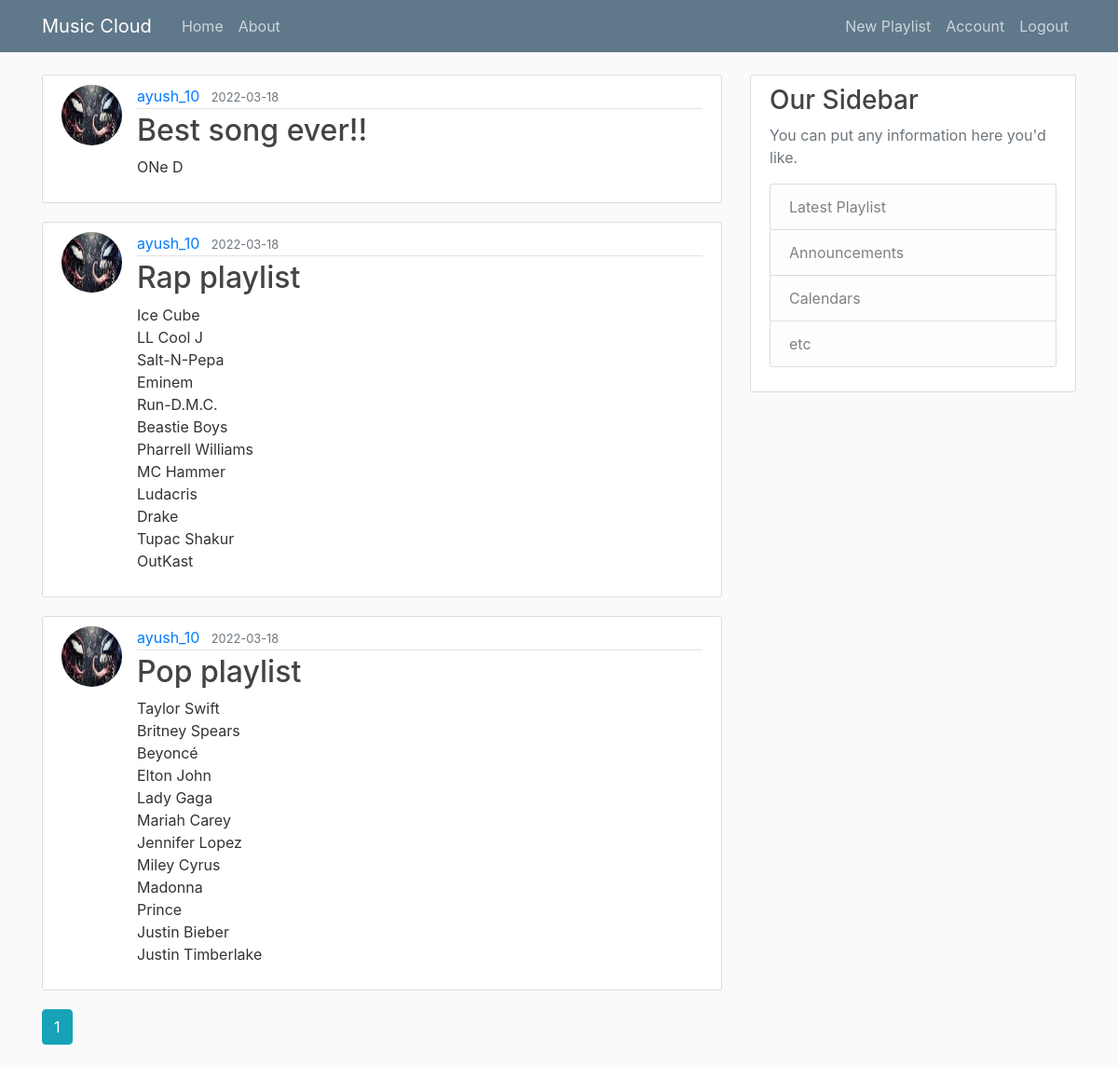
Screenshot of /home (signed in) with the database file from the repository.
### musiccloud/models.py (models this page shows, shortened)
class Post(db.Model):
    id = db.Column(db.Integer, primary_key=True)
    title = db.Column(db.String(100), nullable=False)
    date_posted = db.Column(db.DateTime, nullable=False, default=datetime.utcnow)
    content = db.Column(db.Text, nullable=False)
    user_id = db.Column(db.Integer, db.ForeignKey('user.id'), nullable=False)

class User(db.Model, UserMixin):
    id = db.Column(db.Integer, primary_key=True)
    username = db.Column(db.String(20), unique=True, nullable=False)
    email = db.Column(db.String(120), unique=True, nullable=False)
    image_file = db.Column(db.String(20), nullable=False, default='default.jpeg')
    password = db.Column(db.String(60), nullable=False)
    posts = db.relationship('Post', backref='author', lazy=True)

### musiccloud/main/routes.py (the view)
@main.route("/")
@main.route("/home")
def home():
    page = request.args.get('page', 1, type=int)
    posts = Post.query.order_by(Post.date_posted.desc()).paginate(page=page, per_page=5)
    return render_template('home.html', posts=posts)

### musiccloud/models.py (called while the page is built)
@login_manager.user_loader
def load_user(user_id):
    return User.query.get(int(user_id))

### musiccloud/templates/home.html
{% extends "layout.html" %}
{% block content %}
    {% for post in posts.items %}
        <article class="media content-section">
          <img class="rounded-circle article-img" src="{{ url_for('static', filename='profile_pics/' + post.author.image_file) }}">
          <div class="media-body">
            <div class="article-metadata">
              <a class="mr-2" href="{{ url_for('users.user_posts', username=post.author.username) }}">{{ post.author.username }}</a>
              <small class="text-muted">{{ post.date_posted.strftime('%Y-%m-%d') }}</small>
            </div>
            <h2><a class="article-title" href="{{ url_for('posts.post', post_id=post.id) }}">{{ post.title }}</a></h2>
            <p class="article-content">{{ post.content }}</p>
          </div>
        </article>
    {% endfor %}
    {% for page_num in posts.iter_pages(left_edge=1, right_edge=1, left_current=1, right_current=2) %}
      {% if page_num %}
        {% if posts.page == page_num %}
          <a class="btn btn-info mb-4" href="{{ url_for('main.home', page=page_num) }}">{{ page_num }}</a>
        {% else %}
          <a class="btn btn-outline-info mb-4" href="{{ url_for('main.home', page=page_num) }}">{{ page_num }}</a>
        {% endif %}
      {% else %}
        ...
      {% endif %}
    {% endfor %}
{% endblock content %}

### musiccloud/static/main.css (style rules this page uses)
body { background: #fafafa; color: #333333; margin-top: 5rem; }
h1, h2, h3, h4, h5, h6 { color: #444444; }
.content-section { background: #ffffff; padding: 10px 20px; border: 1px solid #dddddd; border-radius: 3px; margin-bottom: 20px; }
.article-title { color: #444444; }
.article-content { white-space: pre-line; }
.article-img { height: 65px; width: 65px; margin-right: 16px; }
.article-metadata { padding-bottom: 1px; margin-bottom: 4px; border-bottom: 1px solid #e3e3e3 }

### rows the page displays
Post: image_file (picture), author.username "ayush_10", date_posted "2022-03-18", title "Best song ever!!", content "ONe D"
Post: image_file (picture), author.username "ayush_10", date_posted "2022-03-18", title "Rap playlist", content "Ice Cube LL Cool J Salt-N-Pepa Eminem Run-D.M.C. Beastie Boys Pharrell Williams MC Hammer Ludacris Drake Tupac Shakur OutKast"
Post: image_file (picture), author.username "ayush_10", date_posted "2022-03-18", title "Pop playlist", content "Taylor Swift Britney Spears Beyoncé Elton John Lady Gaga Mariah Carey Jennifer Lopez Miley Cyrus Madonna Prince Justin Bieber Justin Timberlake"

### other values shown
{{ page_num }} "1"
